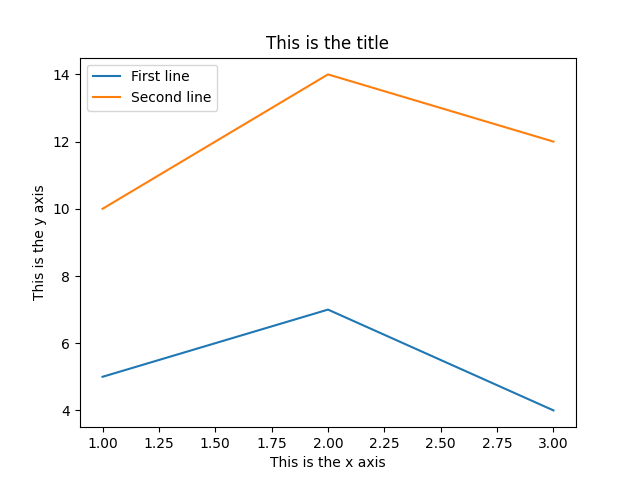

Here is the Python script that generated this plot:
#
#
#
# Plot with 2 lines demo
#
#
#

import matplotlib.pyplot as plt

x = [1,2,3]
y = [5,7,4]

x2 = [1,2,3]
y2 = [10,14,12]

plt.plot(x, y, label='First line')
plt.plot(x2,y2, label='Second line')

plt.xlabel('This is the x axis')
plt.ylabel('This is the y axis')

plt.title('This is the title')

plt.legend()

plt.savefig("Experiment20.png")
plt.show()
